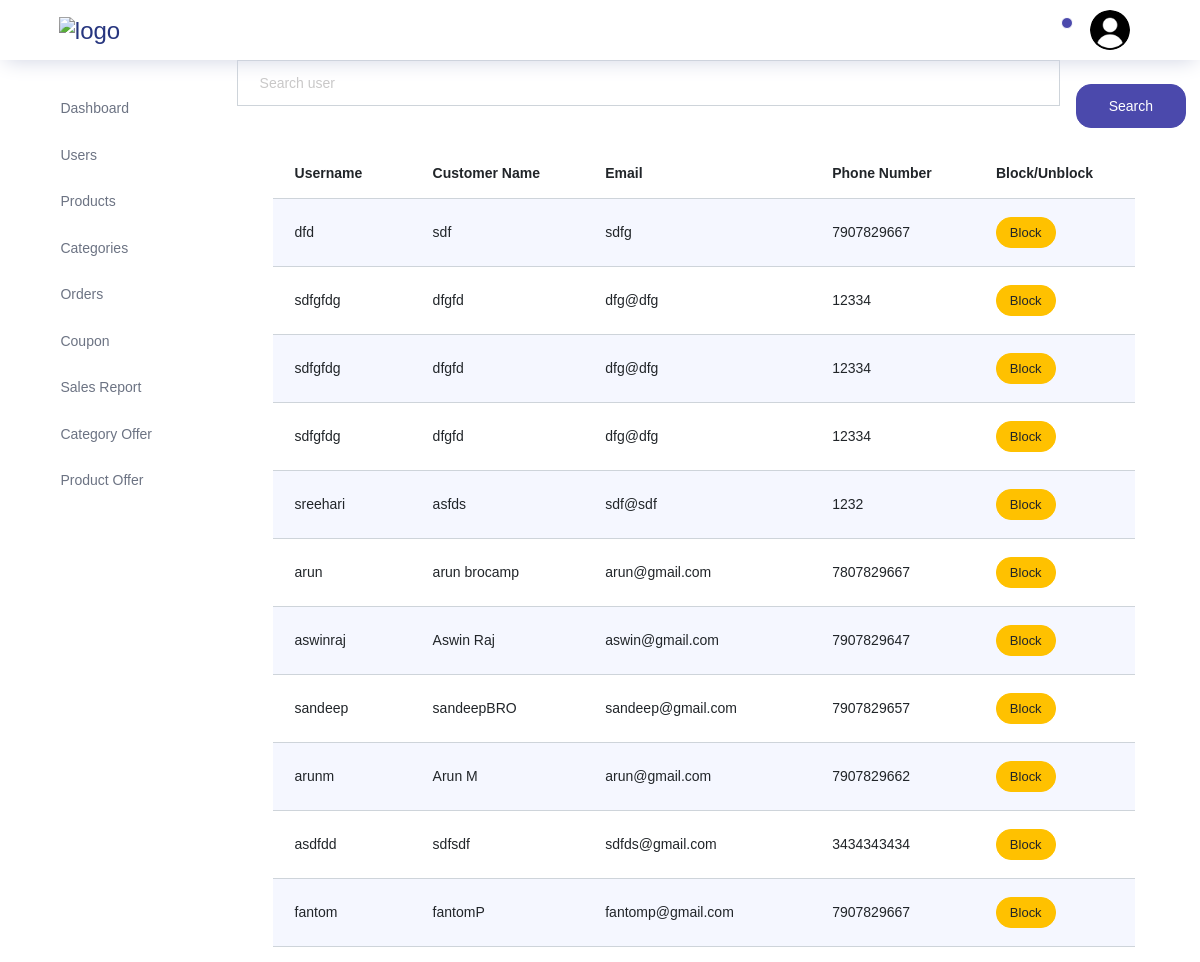
/storeadmin/users/ (signed in, upper part), run on an earlier commit of the app's database.
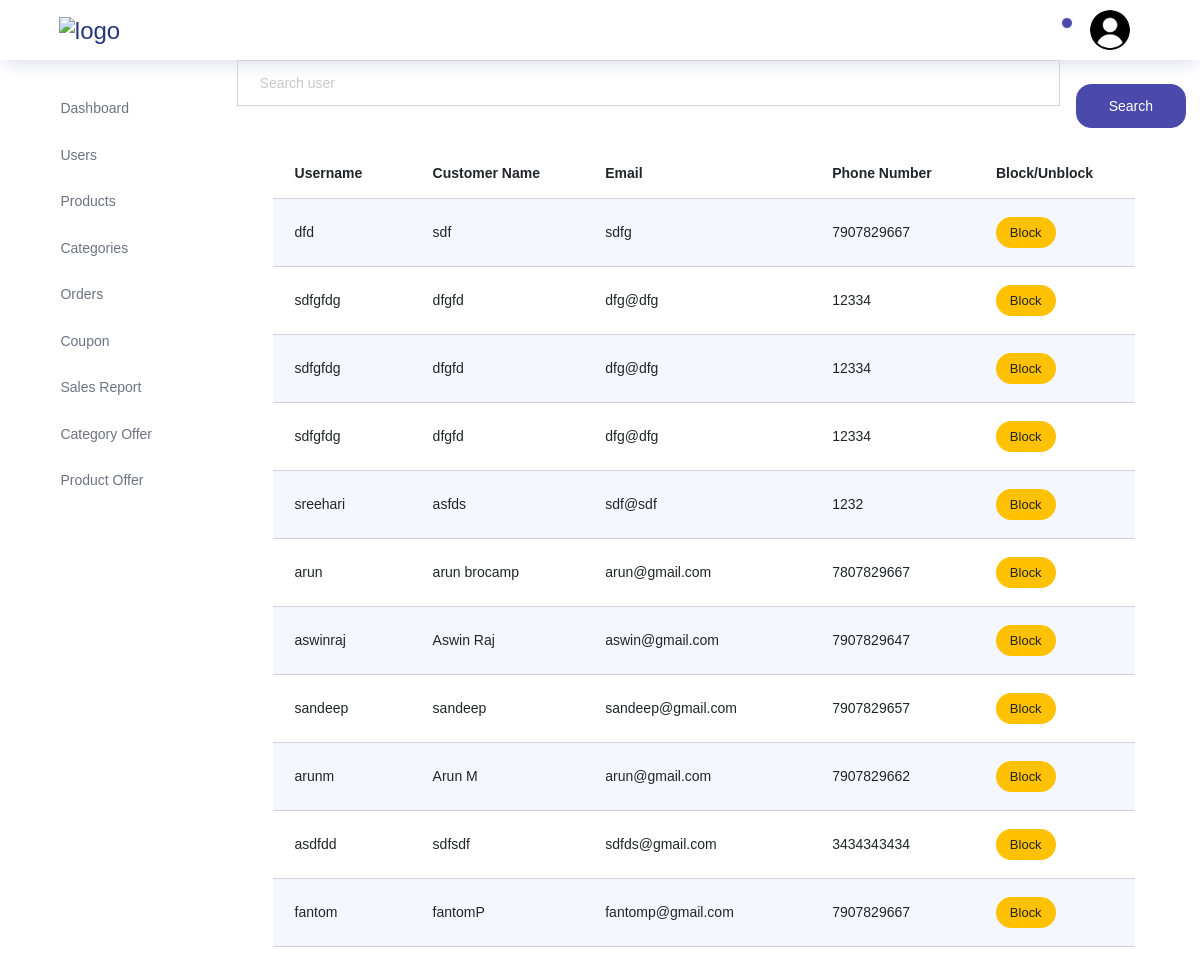
And on a later commit of the database.
### store/models.py (models this page shows)
class Customers(models.Model):
    username=models.CharField(max_length=200,unique=True)
    name=models.CharField(max_length=200)
    email=models.CharField(max_length=200)
    phonenumber=models.IntegerField(max_length=200)
    password=models.CharField(max_length=200)
    repassword=models.CharField(max_length=200)
    isblocked=models.BooleanField(default=False)

### storeadmin/views.py (the view)
# urls.py: path("users/",views.users,name="admin_users"),
@never_cache
def users(request):
    if "adminname" in request.session:
        datas=Customers.objects.all()
        if request.method=="POST":
            enteredname=request.POST.get("searchitem")
            datas=Customers.objects.filter(username=enteredname)
            return render(request,"storeadmin/users/users.html",{"datas":datas})
        return render(request,"storeadmin/users/users.html",{"datas":datas})
    else:
        return redirect(adminsignin)

### storeadmin/templates/storeadmin/users/users.html (shortened to what this page needs)
{% extends 'storeadmin/index.html' %}
{% block content %}
<div class="container">
  <div class="container">
    <form action="" method="POST">{% csrf_token %}
      <div class="input-group">
        <input type="text" name="searchitem" class="form-control" id="navbar-search-input" placeholder="Search user" aria-label="search" aria-describedby="search">
        <div>
          <button type="submit" class="btn btn-primary btn-block mt-4 ml-3">Search</button>
        </div>
      </div>
    </form>
  </div>
  <div class="container">
    <div class="col-lg-12 grid-margin stretch-card">
      <div class="card">
        <div class="card-body">
          <div class="table-responsive">
            <table class="table table-striped">
              <thead>
                <tr>
                  <th>Username</th>
                  <th>Customer Name</th>
                  <th>Email</th>
                  <th>Phone Number</th>
                  <th>Block/Unblock</th>
                </tr>
              </thead>
              <tbody>
                {% for item in datas  %}
                <tr>
                  <td>{{item.username}}</td>
                  <td>{{item.name}}</td>
                  <td>{{item.email}}</td>
                  <td>{{item.phonenumber}}</td>
                  <td>
                    {% if item.isblocked %}
                    <a href="{% url 'admin_unblockuser' item.id %}" class="btn btn-success btn-sm">Unblock</a>
                    {% else %}
                    <a href="{% url 'admin_blockuser' item.id %}" class="btn btn-warning btn-sm">Block</a>
                    {% endif %}
                  </td>
                </tr>
                {% endfor %}
              </tbody>
            </table>
          </div>
        </div>
      </div>
    </div>
  </div>
</div>
{% endblock content %}

What changed in the data, as far as the page shows it:
changed Customers "sandeep": name "sandeepBRO" → "sandeep"
